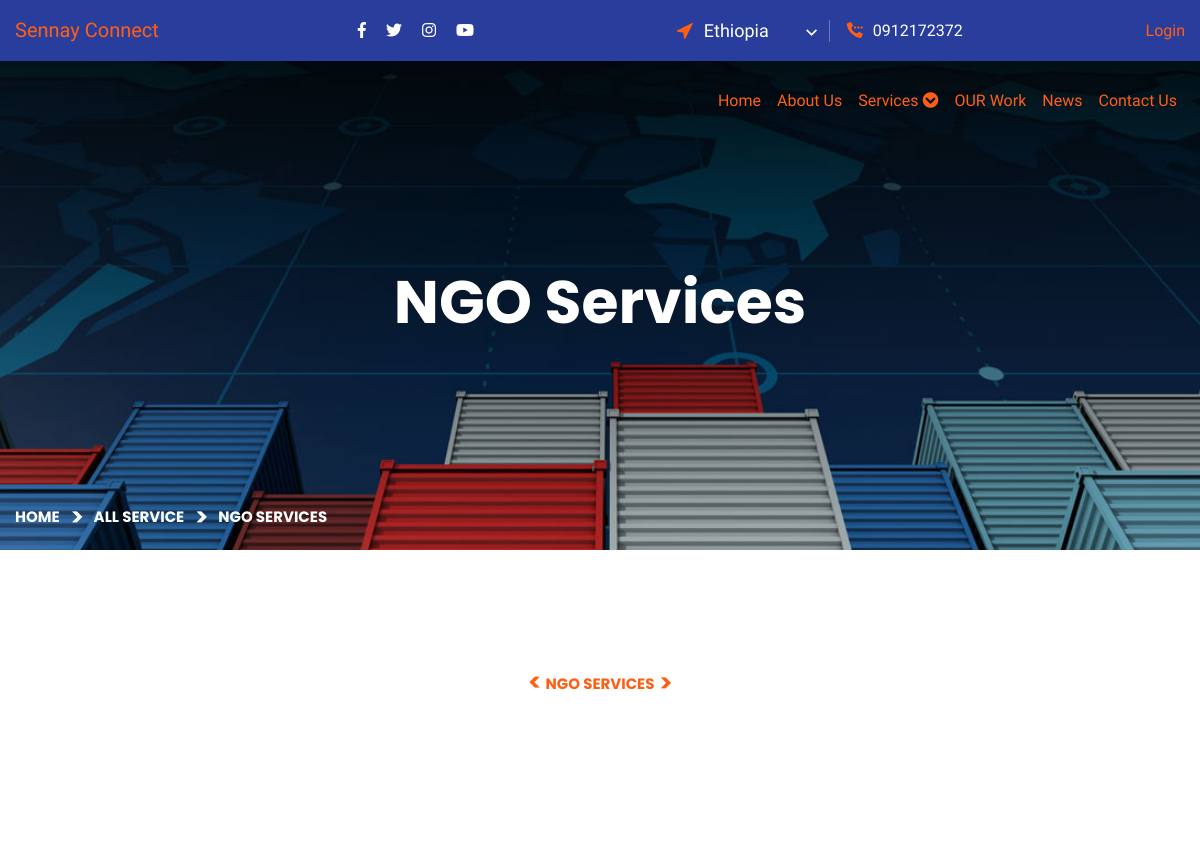
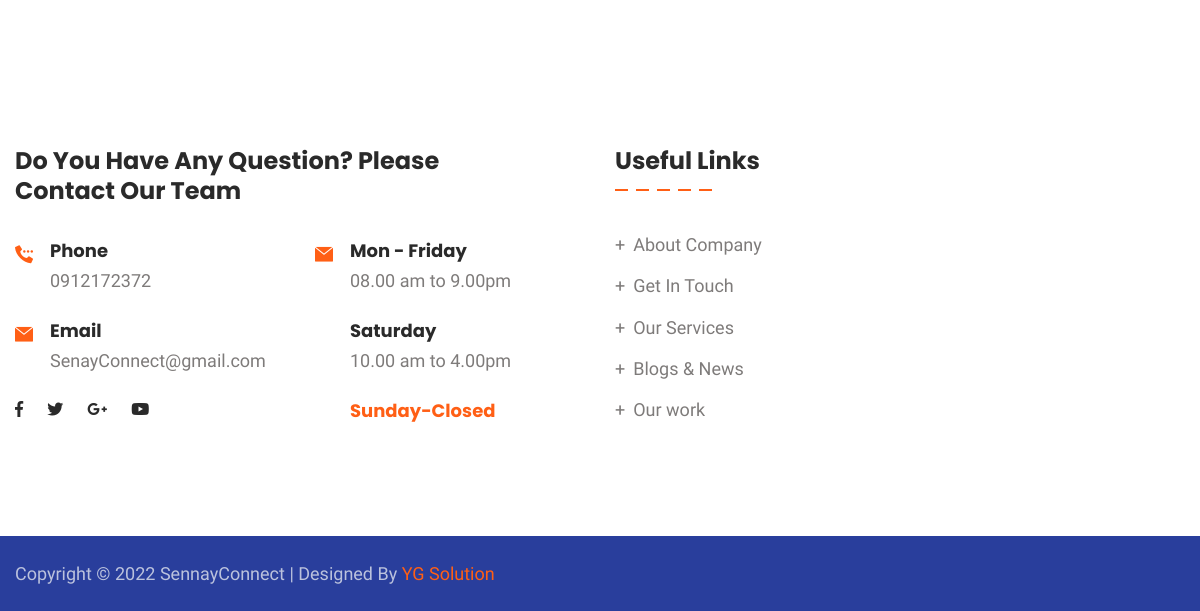
The app's page /service_ngo.php, older data (2 pictures, top to bottom).
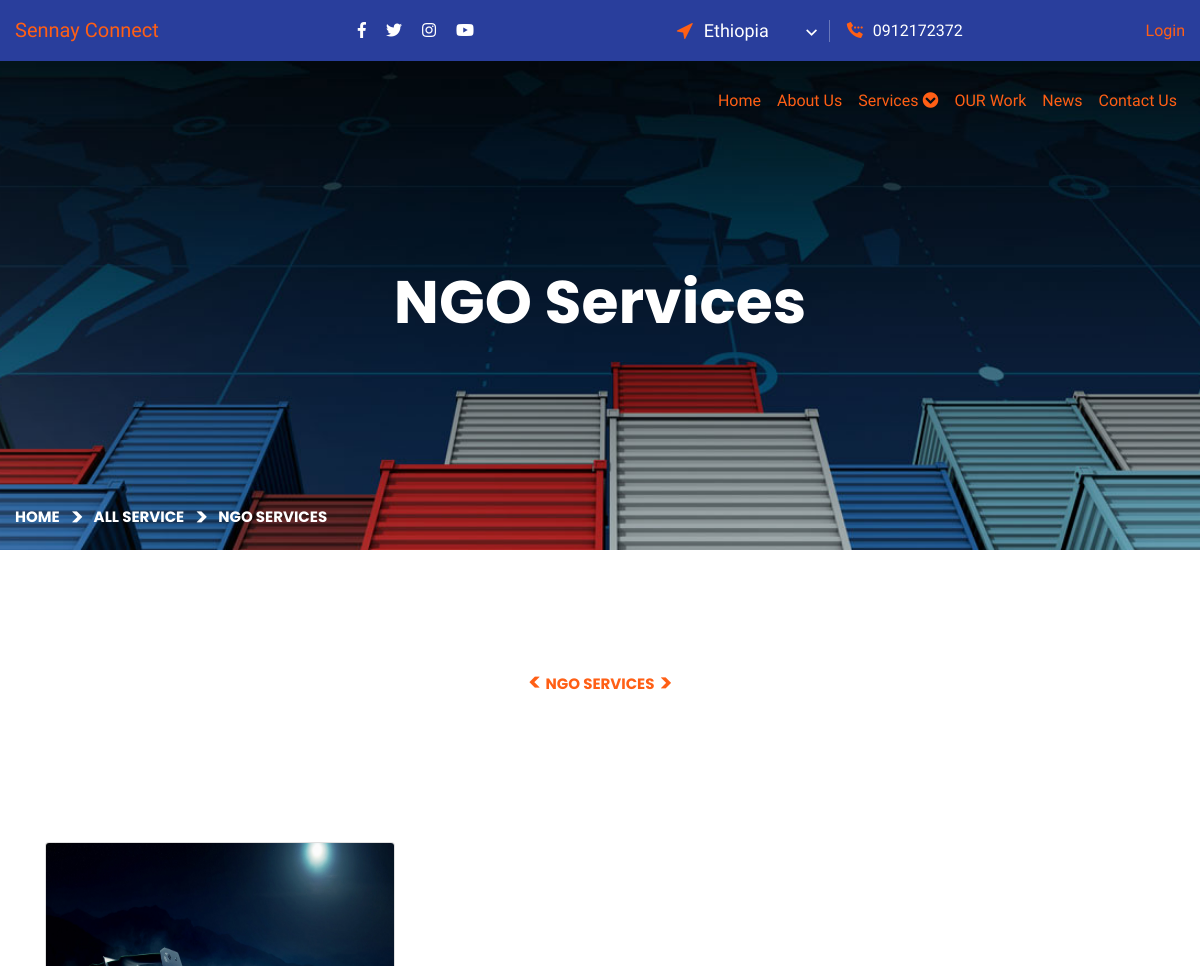
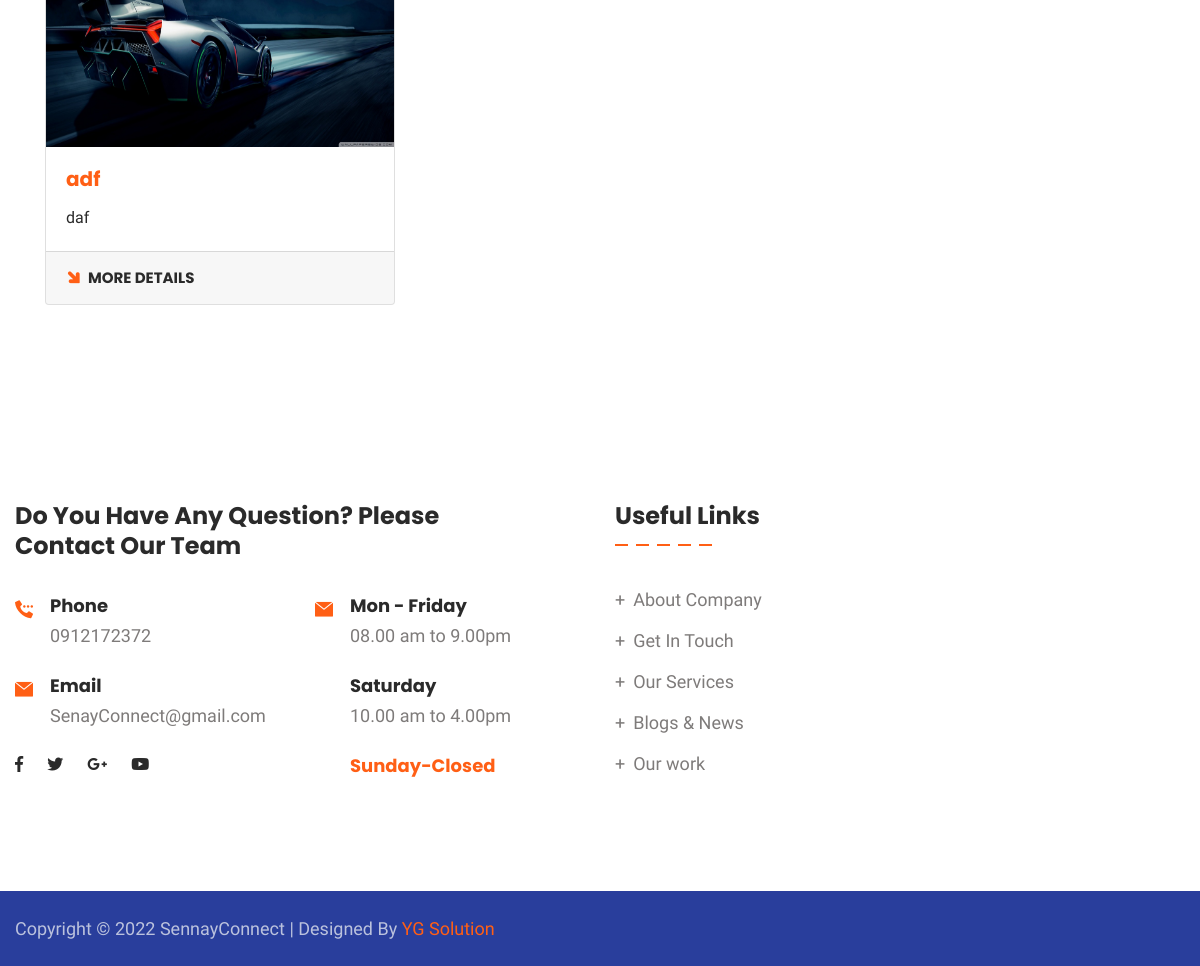
The same page, newer data (2 pictures, top to bottom).
### tables this page shows
CREATE TABLE `settings` (
  `id` int(100) NOT NULL,
  `header_logo` varchar(255) DEFAULT NULL,
  `email` varchar(255) DEFAULT NULL,
  `phone` varchar(255) DEFAULT NULL,
  `phone2` varchar(20) DEFAULT NULL,
  `footer_logo` varchar(255) DEFAULT NULL,
  `footer_desc` varchar(5000) DEFAULT NULL,
  `facebook` varchar(2000) DEFAULT NULL,
  `twitter` varchar(2000) DEFAULT NULL,
  `linkedin` varchar(2000) DEFAULT NULL,
  `instagram` varchar(2000) DEFAULT NULL,
  `youtube` varchar(2000) DEFAULT NULL,
  `address` varchar(1000) DEFAULT NULL,
  `city` varchar(255) DEFAULT NULL,
  `state` varchar(255) DEFAULT NULL,
  `country` varchar(255) DEFAULT NULL,
  `pin` varchar(255) DEFAULT NULL,
  `map` varchar(3000) DEFAULT NULL,
  `site_name` varchar(255) DEFAULT NULL
);

CREATE TABLE `services_ngo` (
  `id` int(100) NOT NULL,
  `title` varchar(1000) DEFAULT NULL,
  `short` varchar(1500) DEFAULT NULL,
  `descrip` varchar(10000) DEFAULT NULL,
  `img` varchar(100) DEFAULT NULL,
  `url` varchar(255) DEFAULT NULL,
  `date` varchar(100) DEFAULT NULL,
  `status` varchar(10) DEFAULT NULL
);

### service_ngo.php (the view, shortened to what this page needs)
<?php
include "admin/conn.php";
$services_main = mysqli_query($con, "SELECT * FROM services_ngo ORDER BY id DESC");
?>
<!DOCTYPE html>
<html lang="en">
<head>
    <link href="assets/css/bootstrap.css" rel="stylesheet">
    <link href="assets/css/style.css" rel="stylesheet">
    <link href="assets/css/responsive.css" rel="stylesheet">
    <link href="assets/css/color.css" rel="stylesheet">
</head>
<body>
    <div class="page-wrapper">
        <?php include "header.php"; ?>
        <section class="page-title" style="background-image: url(assets/images/background/bg-20.jpg);">
            <div class="auto-container">
                <div class="content-box">
                    <div class="content-wrapper">
                        <div class="title">
                            <h1>NGO Services</h1>
                        </div>
                        <ul class="bread-crumb clearfix">
                            <li><a href="index.php">Home</a></li>
                            <li><a href="service-all.php">ALL Service</a></li>
                            <li>NGO Services</li>
                        </ul>
                    </div>
                </div>
            </div>
        </section>
        <section class="services-section style-two ">
            <div class="auto-container">
                <div class="sec-title text-center">
                    <div class="sub-title">NGO Services</div>
                </div>
            </div>
        </section>
        <div class="container pb-5">
            <div class="row ">
                <?php
                while ($row = mysqli_fetch_array($services_main)) {
                ?>
                    <div class="col-md-4 zoom pb-5">
                        <div class="card-deck">
                            <div class="card">
                                <img class="card-img-top" style="height:270px;" src="admin/images/services_ngo/<?php echo $row['img']; ?>" alt="Card image cap">
                                <div class="card-body">
                                    <h5 class="card-title"><b><a href="single-service_ngo.php?id=<?php echo $row['id']; ?>"><?php echo $row['title']; ?></a></b></h5>
                                    <p class="card-text"><?php echo $row['short']; ?></p>
                                </div>
                                <div class="card-footer">
                                    <div class="link"><a href="single-service_ngo.php?id=<?php echo $row['id']; ?>" class="readmore-link"><i class="flaticon-up-arrow"></i>More Details</a></div>
                                </div>
                            </div>
                        </div>
                    </div>
                <?php  } ?>
            </div>
        </div>
        <?php include "footer.php"; ?>
</body>
</html>

### header.php (shortened to what this page needs)
<?php
include "admin/conn.php";
$settings = mysqli_query($con, "SELECT * FROM settings");
$setting  = mysqli_fetch_array($settings);
?>
<link rel="stylesheet" href="assets/css/submanu.css">
<header class="main-header header-style-one">
    <div class="header-top">
        <div class="auto-container">
            <div class="inner-container">
                <a class="navbar-brand" href="index.php">Sennay Connect
                </a>
                <div class="left-column">
                    <ul class="social-icon">
                        <li><a target="blank" href="<?php echo $setting['facebook']; ?>https://www.facebook.com/guddissa.terfassa"><i class="fab fa-facebook-f"></i></a></li>
                        <li><a target="blank" href="<?php echo $setting['twitter']; ?>"><i class="fab fa-twitter"></i></a></li>
                        <li><a target="blank" href="<?php echo $setting['instagram']; ?>"><i class="fab fa-instagram"></i></a></li>
                        <li><a target="blank" href="<?php echo $setting['youtube']; ?>"><i class="fab fa-youtube"></i></a></li>
                    </ul>
                </div>
                <div class="right-column">
                    <div class="location">
                        <span class="flaticon-cursor"></span>
                        <form action="#" class="location-switcher">
                            <select class="selectpicker">
                                <option >Ethiopia</option>
                            </select>
                        </form>
                    </div>
                    <div class="phone-number"><i class="flaticon-calling"></i><a href="tel:<?php echo $setting['phone']; ?>"></a><?php echo $setting['phone']; ?></div>
                </div>
                <div class="login"><a href="admin/login.php">Login</a></div>
            </div>
        </div>
    </div>
    <div class="header-upper">
        <div class="auto-container">
            <div class="inner-container">
                <div class="right-column">
                    <div class="nav-outer">
                        <nav class="main-menu navbar-expand-md navbar-light">
                            <div class="hover">
                                <div class="collapse navbar-collapse show clearfix" id="navbarSupportedContent">
<div class="navigation">
<ul class="navbar-nav ml-auto" class="navigation">
                                        <li class="nav-item active"><a class="nav-item m-lg-2" class="nav-link" href="index.php">Home</a></li>
                                        <li><a class="nav-item m-lg-2" class="nav-link" href="about.php">About Us</a></li>
                                        <li class="nav-item dropdown"><a class="nav-item m-lg-2" class="nav-link dropdown-toggle" href="service.php" id="navbarDropdown" role="button" data-toggle="dropdown" class="fa-solid fa-caret-down">Services <i class="fas fa-chevron-circle-down"></i></a>
                                        </li>
                                        <li><a class="nav-item m-lg-2" class="nav-link" href="ourimpact.php">OUR Work </a>
                                        </li>
                                        <li><a class="nav-item m-lg-2" class="nav-link" href="blog.php">News</a>
                                        </li>
                                        <li><a class="nav-item m-lg-2" class="nav-link" href="contact.php">Contact Us</a></li>
                                    </ul>
</div>
                                </div>
                            </div>
                        </nav>
                    </div>
                </div>
            </div>
        </div>
    </div>
</header>

### footer.php
<?php
include "admin/conn.php";
$settings = mysqli_query($con, "SELECT * FROM settings");
$setting  = mysqli_fetch_array($settings);
?>
<footer class="main-footer">
    <div class="upper-box">
        <div class="auto-container">
            <div class="row">
                <div class="col-lg-6">
                    <div class="widget contact-widget style-two">
                        <h4>Do You Have Any Question? Please <br> Contact Our Team</h4>
                        <div class="row">
                            <div class="col-md-6">
                                <div class="wrapper-box">
                                    <div class="icon-box">
                                        <div class="icon"><span class="flaticon-calling"></span></div>
                                        <div class="text"><strong>Phone</strong><a href="tel:<?php echo $setting['phone']; ?>"><?php echo $setting['phone']; ?></a></div>
                                    </div>
                                    <div class="icon-box">
                                        <div class="icon"><span class="flaticon-mail"></span></div>
                                        <div class="text"><strong>Email</strong><a href="mail:<?php echo $setting['email']; ?>"><?php echo $setting['email']; ?></a></div>
                                    </div>
                                    <ul class="social-icon">
                                        <li><a href="#"><i class="fab fa-facebook-f"></i></a></li>
                                        <li><a href="#"><i class="fab fa-twitter"></i></a></li>
                                        <li><a href="#"><i class="fab fa-google-plus-g"></i></a></li>
                                        <li><a href="#"><i class="fab fa-youtube"></i></a></li>
                                    </ul>
                                </div>
                            </div>
                            <div class="col-md-6">
                                <div class="icon-box">
                                    <div class="icon"><span class="flaticon-mail"></span></div>
                                    <div>
                                        <div class="text"><strong>Mon - Friday</strong>08.00 am to 9.00pm</div>
                                        <div class="text"><strong>Saturday</strong>10.00 am to 4.00pm</div>
                                        <div class="text"><span>Sunday-Closed</span></div>
                                    </div>
                                </div>
                            </div>
                        </div>
                    </div>
                </div>
                <div class="col-lg-6">
                    <div class="row">
                        <div class="col-md-6">
                            <div class="widget links-widget">
                                <h4 class="widget_title">Useful Links</h4>
                                <div class="widget-content">
                                    <ul class="list">
                                        <li><a href="about.php">About Company</a></li>
                                        <li><a href="contact.php">Get In Touch</a></li>
                                        <li><a href="service-all.php">Our Services</a></li>
                                        <li><a href="blog.php">Blogs & News</a></li>
                                        <li><a href="ourimpact.php">Our work</a></li>
                                    </ul>
                                </div>
                            </div>
                        </div>
                    </div>
                </div>
            </div>
        </div>
    </div>
</footer>
<div class="footer-bottom">
    <div class="auto-container">
        <div class="row m-0 align-items-center justify-content-between">
            <div class="copyright-text">Copyright © 2022 <?php echo $setting['site_name']; ?> | Designed By <a target="blank" href="https://josy3621.netlify.app"> YG Solution</a></div>
        </div>
    </div>
</div>
</div>

### assets/css/responsive.css (style rules this page uses)
@media only screen and (max-width: 7000px) { .page-wrapper { overflow: hidden; } }

### assets/css/color.css (style rules this page uses)
a:hover, a { color: #ff5f15; }
.header-top .location span { color: #ff5f15; }
.header-top .phone-number i { color: #ff5f15; }
.contact-widget .icon { color: #ff5f15; }
.sec-title .sub-title { color: #ff5f15; }
.sec-title .sub-title:before { color: #ff5f15; }
.sec-title .sub-title:after { color: #ff5f15; }
.readmore-link i { color: #ff5f15; }
.contact-widget.style-two .text span { color: #ff5f15; }

Row changes from the older to the newer data that the page shows:
added services_ngo: img (picture), title "adf", short "daf"
